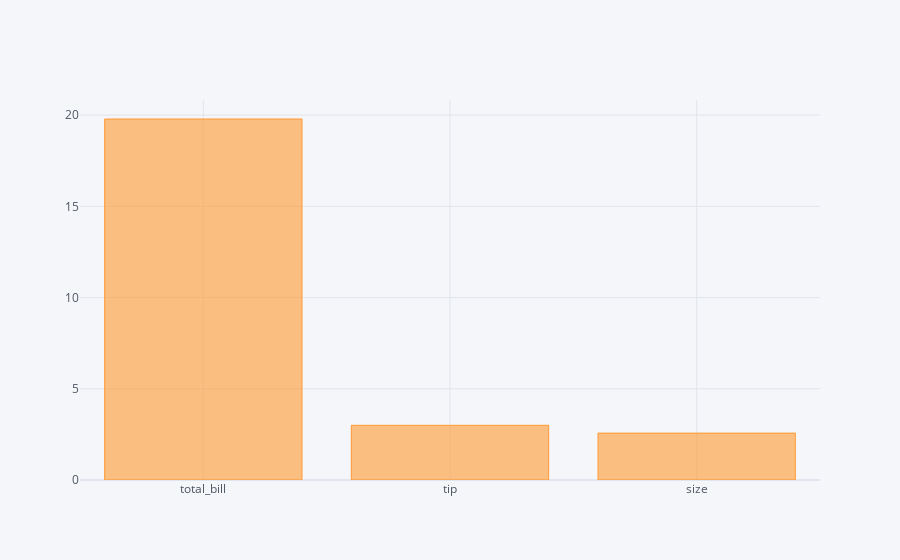

The cell this chart's notebook holds for it:
### Markdown cell above
You can see from the output that four bars have been plotted for the total bill. The bars show all possible combinations of values in the sex and time columns.

### Code cell
dataset.mean().iplot(kind='bar')

### Figure 1 — Plotly figure (JSON) as saved in the notebook; plotly's stock layout.template omitted (floating-point values rounded to 4 significant figures)
{"data": [{"marker": {"color": "rgba(255, 153, 51, 0.6)", "line": {"color": "rgba(255, 153, 51, 1.0)", "width": 1}}, "name": "None", "orientation": "v", "text": "", "type": "bar", "x": ["total_bill", "tip", "size"], "y": [19.79, 2.998, 2.57]}], "layout": {"autosize": true, "dragmode": "zoom", "legend": {"bgcolor": "#F5F6F9", "font": {"color": "#4D5663"}}, "paper_bgcolor": "#F5F6F9", "plot_bgcolor": "#F5F6F9", "title": {"font": {"color": "#4D5663"}}, "xaxis": {"autorange": true, "gridcolor": "#E1E5ED", "range": [-0.5, 2.5], "showgrid": true, "tickfont": {"color": "#4D5663"}, "title": {"font": {"color": "#4D5663"}, "text": ""}, "type": "category", "zerolinecolor": "#E1E5ED"}, "yaxis": {"autorange": true, "gridcolor": "#E1E5ED", "range": [0, 20.83], "showgrid": true, "tickfont": {"color": "#4D5663"}, "title": {"font": {"color": "#4D5663"}, "text": ""}, "type": "linear", "zerolinecolor": "#E1E5ED"}}}
